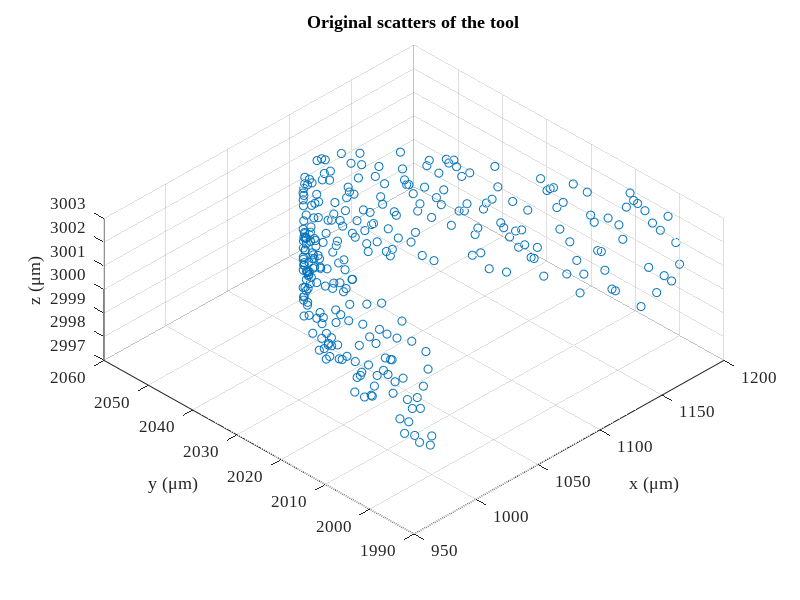

Write the MATLAB code that produced this figure. (Note: this script raises an error after producing the figure.)
% 给定刀具波纹度拟合曲线和已加工曲面拟合曲线，给定残高，求各个刀位点的切宽
% 方案：先求切宽和残高的定量关系；然后考虑如何移动各个刀位点，微调来获得所要求的残高
if true
    close all;
    clear; clc;
    addpath(genpath('funcs'));
    
    % global variables
    % global textFontSize textFontType unit fitMethod paramMethod;
    workspaceDir = 'workspace/20221020-tooltip';
    fitOpts.fitMethod = 'Levenberg-Marquardt';
    paramMethod = 'centripetal';
    unit = '\mum';
    textFontSize = 12;
    textFontType = 'Times New Roman';
end

%% simulation initialization
debug = 3;
switch debug
    case 2 % 2D tool profile simulation
        cx0 = 0*1000; % unit: mu m
        cy0 = 0*1000; % unit: mu m
        r0 = 0.1*1000; % unit: mu m
        noise = 0.03;
        zNoise = 0.01;
        theta = linspace(0,2*pi/3,200);
        r = r0*(1 - noise + 2*noise*rand(1,length(theta)));
        toolOri(1,:) = r.*cos(theta) + cx0;
        toolOri(2,:) = r.*sin(theta) + cy0;
        toolOri(3,:) = zeros(1,length(theta));
        rmse0 = sqrt(...
                    sum(...
                        ((toolOri(1,:) - cx0).^2 + (toolOri(2,:) - cy0).^2 - r0^2).^2) ...
                /length(theta));
        clear theta r;
    case 3 % 3D tool profile simulation
        cx0 = 1*1000; % unit:mu m
        cy0 = 2*1000; % unit:mu m
        cz0 = 3*1000; % unit:mu m
        r0 = 0.1*1000; % unit:mu m
        openAng = pi/3; % unit: rad
        edgePV = 200; % low-frequency error
        k = -edgePV/openAng;
        noise = r0*5e-3; % mid-frequency error
        zNoise = r0*0.05; % data pre-processing error
        theta = linspace(0,openAng,300);
        r = r0 + edgePV/2 + k*theta + (noise*rand(1,length(theta)) - 0.5*noise);
        toolOri(1,:) = cx0 + r.*cos(theta);
        toolOri(2,:) = cy0 + r.*sin(theta);
        toolOri(3,:) = cz0 + (zNoise*rand(1,length(theta)) - 0.5*zNoise);
        rmse0 = sqrt( ...
            sum((toolOri - ndgrid([cx0;cy0;cz0],1:length(theta)).^2),2) ...
            /length(theta));
        clear theta r;
    otherwise
        toolInput = inputdlg({'Tool fitting method','Tool parameterization method', ...
            'Unit','Font type in figure','Font size in figure'}, ...
            'Tool Processing Input', ...
            [1 20; 1 20; 1 20; 1 20; 1 20], ...
            {'Levenberg-Marquardt','centripetal','\mu m','Times New Roman','14'}, ...
            'WindowStyle');
        fitOpts.fitMethod = toolInput{1};
        paramMethod = toolInput{2};
        unit = toolInput{3};
        textFontType = toolInput{4};
        textFontSize = str2double(toolInput{5});
        % tool measurement file loading
        [fileName,dirName] = uigetfile({ ...
            '*.mat','MAT-files(*.mat)'; ...
            '*.txt','text-files(*.txt)'; ...
            '*.*','all files(*.*)'...
            }, ...
            'Select one tool tip measurement data', ...
            'Tool\', ...
            'MultiSelect','off');
        pathName = fullfile(dirName,fileName);
        dataOri = load(pathName); % load from file, n*2 matrix
        % data pre-processing
        toolOri = dataOri;
end

f1 = figure('Name','Original Scatters of the Tool');
% set(0,"Units","centimeters");
% winSize = get(0,"ScreenSize");
% set(gcf,"Units","centimeters");
% figSize = get(gcf,"Position");
% set(gcf,"Position",[(winSize(3) - figSize(3))/2,(winSize(4) - figSize(4))/2, ...
%     8.3,figSize(4)/figSize(3)*8.3]);
scatter3(toolOri(1,:),toolOri(2,:),toolOri(3,:));
hold on; grid on;
% axis equal;
set(gca,'FontSize',textFontSize,'FontName',textFontType);
xlabel(['x (',unit,')']);
ylabel(['y (',unit,')']);
zlabel(['z (',unit,')']);
title('Original scatters of the tool');
view(-45,60);
clear theta theta1 theta2;

%% 由(x,y)图获得刃口圆心半径以及波纹度函数
nCPts = size(toolOri,2);
fitOpts.displayType = 'iter-detailed';
[circ3D,toolFit] = toolFit3D(toolOri,'fitMethod',fitOpts.fitMethod, ...
    'displayType',fitOpts.displayType);
radius = circ3D{2};
openAngle = circ3D{3};
pause(1);

% plot the fitting results
f2 = figure('Name','Tool Sharpness Fitting Result');
xLim = 1.1*max(toolFit(1,:));
quiver(-xLim,0,2*xLim,0,'AutoScale','off','Color',[0,0,0],'MaxHeadSize',0.1); % X axis
hold on;
text(0.9*xLim,-.05*radius,'x');
quiver(0,-0.2*radius,0,1.3*radius,'AutoScale','off','Color',[0,0,0],'MaxHeadSize',0.1); % Y axis
text(0.05*xLim,1.05*radius,'y');
plot(toolFit(1,:),toolFit(2,:),'Color',[0,0.45,0.74],'LineWidth',0.75); % tool edge scatters
theta = (pi/2 - openAngle/2):0.01:(pi/2 + openAngle/2);
xtmp = radius*cos(theta);
ytmp = radius*sin(theta);
plot(xtmp,ytmp,'Color',[0.85,0.33,0.10],'LineWidth',1,'LineStyle','--'); % tool edge circle
scatter(0,0,'MarkerFaceColor',[0.85,0.33,0.10],'MarkerEdgeColor',[0.85,0.33,0.10]); % tool edge center
quiver(0,0,0,0.5*radius,'AutoScale','off','Color',[0.93,0.69,0.13], ...
    'LineWidth',2.5,'MaxHeadSize',0.3); % tool edge normal
line([0,xtmp(1)],[0,ytmp(1)],'LineStyle','--','Color',[0.85,0.33,0.10]);
line([0,xtmp(end)],[0,ytmp(end)],'LineStyle','--','Color',[0.85,0.33,0.10]);
% xlim([-1.1*xLim,1.1*xLim]);
axis equal;
% set(gca,'TickLabelInterpreter','tex');
set(gca,'FontSize',textFontSize,'FontName',textFontType);
xlabel(['x(',unit,')']);
ylabel(['y(',unit,')']);
title('Tool fitting result');
legend('','','tool edge','tool fitting arc','tool center', ...
    'tool normal vector','Location','northeast');

%% tool modelling
s1_toolModel

% rmpath(genpath('funcs'));
